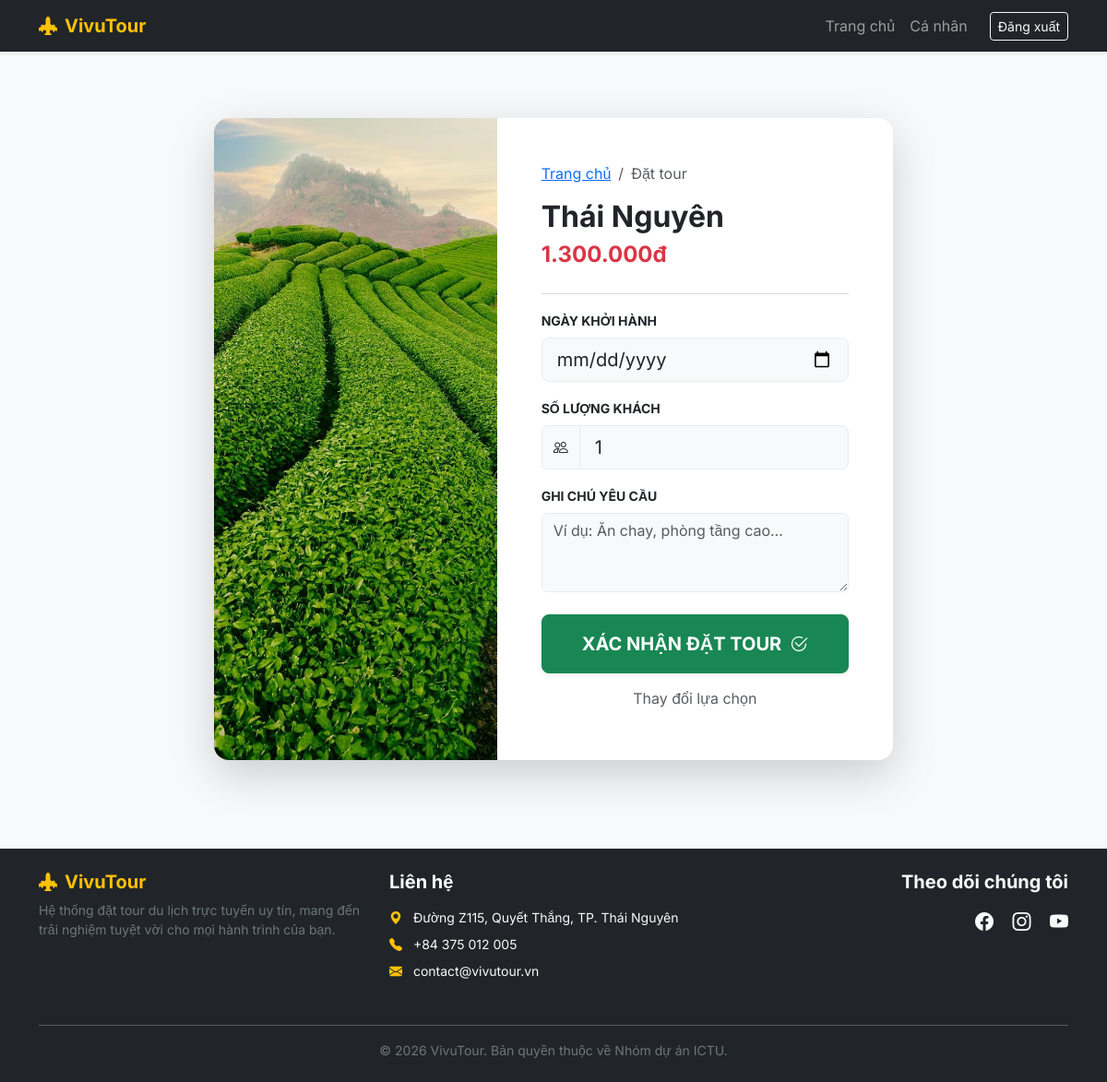
Page /book/1 (signed in) on the committed database.
### app.py (models this page shows)
class Tour(db.Model):
    id = db.Column(db.Integer, primary_key=True)
    name = db.Column(db.String(100), nullable=False)
    price = db.Column(db.String(50), nullable=False)
    image = db.Column(db.String(100), nullable=False)
    description = db.Column(db.Text)  # Cột này sẽ chứa nội dung chi tiết

### app.py (the view, shortened to what this page needs)
@app.route('/book/<int:tour_id>', methods=['GET', 'POST'])
@login_required
def booking(tour_id):
    tour = Tour.query.get_or_404(tour_id)
    return render_template('booking.html', tour=tour)

### app.py (called while the page is built)
@login_manager.user_loader
def load_user(user_id):
    return User.query.get(int(user_id))

### templates/booking.html (shortened to what this page needs)
{% extends "base.html" %}
{% block content %}
<div class="row justify-content-center py-5">
    <div class="col-md-10 col-lg-8">
        <div class="card shadow-lg border-0 rounded-4 overflow-hidden">
            <div class="row g-0">
                <div class="col-md-5">
                    <img src="{{ url_for('static', filename='images/' + tour.image) }}"
                         class="img-fluid h-100"
                         style="object-fit: cover; min-height: 300px;"
                         alt="{{ tour.name }}"
                         onerror="this.src='https://via.placeholder.com/500x700?text=Du+Lịch'">
                </div>
                <div class="col-md-7">
                    <div class="card-body p-4 p-lg-5">
                        <nav aria-label="breadcrumb">
                            <ol class="breadcrumb small">
                                <li class="breadcrumb-item"><a href="/">Trang chủ</a></li>
                                <li class="breadcrumb-item active">Đặt tour</li>
                            </ol>
                        </nav>
                        <h2 class="fw-bold text-dark mb-1">{{ tour.name }}</h2>
                        <p class="text-danger fs-4 fw-bold mb-4">{{ tour.price }} </p>
                        <hr class="text-muted opacity-25">
                        <form action="/book/{{ tour.id }}" method="POST">
                            <div class="mb-3">
                                <label class="form-label fw-bold small text-uppercase">Ngày khởi hành</label>
                                <input type="date" name="departure_date" class="form-control form-control-lg border-light-subtle bg-light" required>
                            </div>
                            <div class="mb-3">
                                <label class="form-label fw-bold small text-uppercase">Số lượng khách</label>
                                <div class="input-group">
                                    <span class="input-group-text bg-light border-light-subtle"><i class="bi bi-people"></i></span>
                                    <input type="number" name="guests" class="form-control form-control-lg border-light-subtle bg-light" min="1" max="20" value="1" required>
                                </div>
                            </div>
                            <div class="mb-4">
                                <label class="form-label fw-bold small text-uppercase">Ghi chú yêu cầu</label>
                                <textarea name="note" class="form-control border-light-subtle bg-light" rows="3" placeholder="Ví dụ: Ăn chay, phòng tầng cao..."></textarea>
                            </div>
                            <div class="d-grid gap-2">
                                {% if current_user.is_authenticated %}
                                    <button type="submit" class="btn btn-success btn-lg py-3 fw-bold rounded-3 shadow-sm">
                                        XÁC NHẬN ĐẶT TOUR <i class="bi bi-check2-circle ms-1"></i>
                                    </button>
                                {% else %}
                                    <a href="/login" class="btn btn-warning btn-lg py-3 fw-bold rounded-3 shadow-sm">
                                        ĐĂNG NHẬP ĐỂ ĐẶT TOUR
                                    </a>
                                {% endif %}
                                <a href="/" class="btn btn-link text-muted text-decoration-none">Thay đổi lựa chọn</a>
                            </div>
                        </form>
                    </div>
                </div>
            </div>
        </div>
    </div>
</div>
{% endblock %}

### templates/base.html (style rules this page uses)
body { font-family: 'Inter', sans-serif; background-color: #f8f9fa; }

### rows in the picture
Tour: image (picture), name "Thái Nguyên", price "1.300.000đ"
